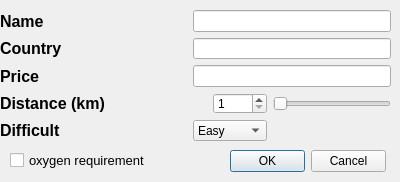
<?xml version="1.0" encoding="UTF-8"?>
<ui version="4.0">
 <class>Form</class>
 <widget class="QWidget" name="Form">
  <property name="geometry">
   <rect>
    <x>0</x>
    <y>0</y>
    <width>400</width>
    <height>182</height>
   </rect>
  </property>
  <property name="minimumSize">
   <size>
    <width>400</width>
    <height>182</height>
   </size>
  </property>
  <property name="maximumSize">
   <size>
    <width>400</width>
    <height>182</height>
   </size>
  </property>
  <property name="windowTitle">
   <string>Form1</string>
  </property>
  <widget class="QWidget" name="layoutWidget">
   <property name="geometry">
    <rect>
     <x>0</x>
     <y>10</y>
     <width>391</width>
     <height>131</height>
    </rect>
   </property>
   <layout class="QGridLayout" name="gridLayout">
    <item row="0" column="0">
     <widget class="QLabel" name="label">
      <property name="font">
       <font>
        <pointsize>12</pointsize>
        <weight>75</weight>
        <bold>true</bold>
       </font>
      </property>
      <property name="text">
       <string>Name</string>
      </property>
     </widget>
    </item>
    <item row="0" column="1">
     <spacer name="horizontalSpacer">
      <property name="orientation">
       <enum>Qt::Horizontal</enum>
      </property>
      <property name="sizeHint" stdset="0">
       <size>
        <width>40</width>
        <height>20</height>
       </size>
      </property>
     </spacer>
    </item>
    <item row="0" column="2" colspan="3">
     <widget class="QLineEdit" name="lineEdit_2"/>
    </item>
    <item row="1" column="0">
     <widget class="QLabel" name="label_3">
      <property name="font">
       <font>
        <pointsize>12</pointsize>
        <weight>75</weight>
        <bold>true</bold>
       </font>
      </property>
      <property name="text">
       <string>Country</string>
      </property>
     </widget>
    </item>
    <item row="1" column="1">
     <spacer name="horizontalSpacer_2">
      <property name="orientation">
       <enum>Qt::Horizontal</enum>
      </property>
      <property name="sizeHint" stdset="0">
       <size>
        <width>40</width>
        <height>20</height>
       </size>
      </property>
     </spacer>
    </item>
    <item row="1" column="2" colspan="3">
     <widget class="QLineEdit" name="lineEdit"/>
    </item>
    <item row="2" column="0">
     <widget class="QLabel" name="label_4">
      <property name="font">
       <font>
        <pointsize>12</pointsize>
        <weight>75</weight>
        <bold>true</bold>
       </font>
      </property>
      <property name="text">
       <string>Price</string>
      </property>
     </widget>
    </item>
    <item row="2" column="1">
     <spacer name="horizontalSpacer_3">
      <property name="orientation">
       <enum>Qt::Horizontal</enum>
      </property>
      <property name="sizeHint" stdset="0">
       <size>
        <width>40</width>
        <height>20</height>
       </size>
      </property>
     </spacer>
    </item>
    <item row="2" column="2" colspan="3">
     <widget class="QLineEdit" name="lineEdit_3"/>
    </item>
    <item row="3" column="0" colspan="2">
     <widget class="QLabel" name="label_5">
      <property name="font">
       <font>
        <pointsize>12</pointsize>
        <weight>75</weight>
        <bold>true</bold>
       </font>
      </property>
      <property name="text">
       <string>Distance (km)</string>
      </property>
     </widget>
    </item>
    <item row="3" column="3">
     <widget class="QSpinBox" name="spinBox">
      <property name="minimum">
       <number>1</number>
      </property>
      <property name="maximum">
       <number>3000</number>
      </property>
     </widget>
    </item>
    <item row="3" column="4">
     <widget class="QSlider" name="horizontalSlider">
      <property name="minimum">
       <number>1</number>
      </property>
      <property name="maximum">
       <number>3000</number>
      </property>
      <property name="orientation">
       <enum>Qt::Horizontal</enum>
      </property>
     </widget>
    </item>
    <item row="4" column="0">
     <widget class="QLabel" name="label_2">
      <property name="font">
       <font>
        <pointsize>12</pointsize>
        <weight>75</weight>
        <bold>true</bold>
       </font>
      </property>
      <property name="text">
       <string>Difficult</string>
      </property>
     </widget>
    </item>
    <item row="4" column="2" colspan="2">
     <widget class="QComboBox" name="comboBox">
      <item>
       <property name="text">
        <string>Easy</string>
       </property>
      </item>
      <item>
       <property name="text">
        <string>Medium</string>
       </property>
      </item>
      <item>
       <property name="text">
        <string>Hard</string>
       </property>
      </item>
     </widget>
    </item>
   </layout>
  </widget>
  <widget class="QCheckBox" name="checkBox">
   <property name="geometry">
    <rect>
     <x>10</x>
     <y>150</y>
     <width>137</width>
     <height>20</height>
    </rect>
   </property>
   <property name="font">
    <font>
     <pointsize>10</pointsize>
     <weight>50</weight>
     <bold>false</bold>
    </font>
   </property>
   <property name="text">
    <string>oxygen requirement</string>
   </property>
  </widget>
  <widget class="QDialogButtonBox" name="buttonBox">
   <property name="geometry">
    <rect>
     <x>230</x>
     <y>150</y>
     <width>156</width>
     <height>23</height>
    </rect>
   </property>
   <property name="standardButtons">
    <set>QDialogButtonBox::Cancel|QDialogButtonBox::Ok</set>
   </property>
  </widget>
 </widget>
 <resources/>
 <connections>
  <connection>
   <sender>spinBox</sender>
   <signal>valueChanged(int)</signal>
   <receiver>horizontalSlider</receiver>
   <slot>setValue(int)</slot>
   <hints>
    <hint type="sourcelabel">
     <x>170</x>
     <y>124</y>
    </hint>
    <hint type="destinationlabel">
     <x>268</x>
     <y>132</y>
    </hint>
   </hints>
  </connection>
  <connection>
   <sender>horizontalSlider</sender>
   <signal>valueChanged(int)</signal>
   <receiver>spinBox</receiver>
   <slot>setValue(int)</slot>
   <hints>
    <hint type="sourcelabel">
     <x>247</x>
     <y>127</y>
    </hint>
    <hint type="destinationlabel">
     <x>175</x>
     <y>130</y>
    </hint>
   </hints>
  </connection>
  <connection>
   <sender>buttonBox</sender>
   <signal>rejected()</signal>
   <receiver>Form</receiver>
   <slot>close()</slot>
   <hints>
    <hint type="sourcelabel">
     <x>271</x>
     <y>162</y>
    </hint>
    <hint type="destinationlabel">
     <x>199</x>
     <y>90</y>
    </hint>
   </hints>
  </connection>
  <connection>
   <sender>buttonBox</sender>
   <signal>accepted()</signal>
   <receiver>Form</receiver>
   <slot>addroutetodb()</slot>
   <hints>
    <hint type="sourcelabel">
     <x>307</x>
     <y>161</y>
    </hint>
    <hint type="destinationlabel">
     <x>199</x>
     <y>90</y>
    </hint>
   </hints>
  </connection>
 </connections>
 <slots>
  <slot>addroutetodb()</slot>
 </slots>
</ui>
